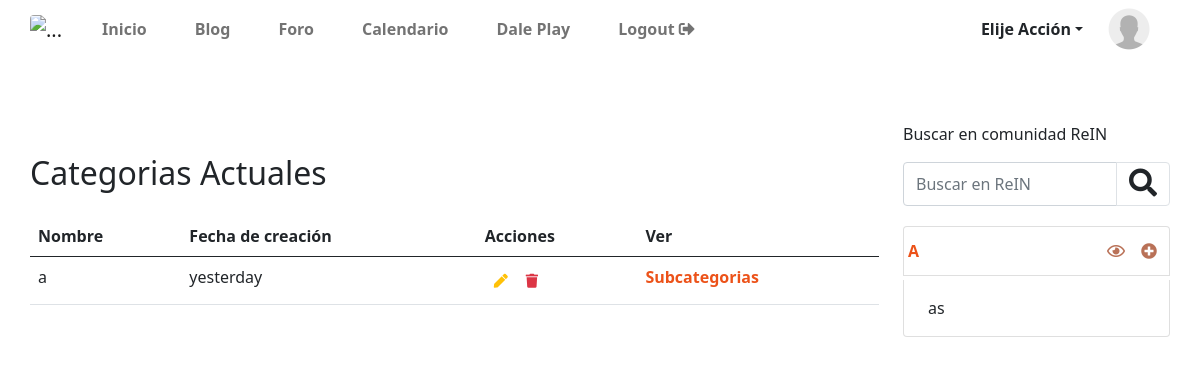
The app's page /appcategorias/listarcategorias/ (signed in) with its own data.
### apprein/models.py (models this page shows, shortened)
class perfil(models.Model):
    user = models.OneToOneField(User,on_delete=models.CASCADE)
    biografia = models.CharField(default='Bienvenido a mi perfil',max_length=140)
    imagenperfil = models.ImageField(default='perfil/userdefault.jpg', upload_to='perfil',null=True,blank=True)
    nombreempesauser = models.ForeignKey(empresasm,on_delete=models.CASCADE,related_name='nombreempresauser',null=True,blank=True, verbose_name='Elija la empresa:')
    puesto_cargo = models.CharField(max_length=140)
    class Meta:
        verbose_name='perfil'
        verbose_name_plural='perfils'

### appcategorias/models.py (models this page shows, shortened)
class categorias(models.Model):
    nombre=models.CharField(max_length=50)
    created=models.DateTimeField(auto_now_add=True)
    updated=models.DateTimeField(auto_now_add=True)
    class Meta:
        verbose_name='categoria'
        verbose_name_plural='categorias'
        ordering = ['-created']

class subcategorias(models.Model):
    categoriarel=models.ForeignKey(categorias,on_delete=models.CASCADE,null=True,blank=True,related_name='categoriasrel',verbose_name='Categoria Principal')
    nombre=models.CharField(max_length=50)
    created=models.DateTimeField(auto_now_add=True)
    updated=models.DateTimeField(auto_now_add=True)
    class Meta:
        verbose_name='subcategoria'
        verbose_name_plural='subcategorias'
        ordering = ['-created']

### appcategorias/views.py (the view)
# urls.py: path('listarcategorias/',listarcategorias.as_view(),name='listarcategorias'),
class listarcategorias(ListView):
    template_name = 'appcategorias/listarcategorias.html'
    queryset = categorias.objects.all()
    def get_context_data(self,**kwargs):#permite pasar el contexto al template
        context = super().get_context_data(**kwargs)
        context['listarcategorias'] = context['categorias_list']
        context['contador'] = 0
        return context

### apprein/context_processors.py (called while the page is built)
def data_templates(request):
    cat = categorias.objects.all()
    subcat = subcategorias.objects.all()
    blog = blogm.objects.all()
    notiblog = notificacionesblog.objects.all().count()
    notiforo = notificacionesforo.objects.all().count()
    notieventos = notificacioneseventos.objects.all().count()
    return{
        'categorias':cat,
        'subcat':subcat,
        'notificaciones':(notiblog+notiforo+notieventos)
    }

### appcategorias/templates/appcategorias/listarcategorias.html (shortened to what this page needs)
    {% extends 'apprein/plantilla.html' %}
    {% load humanize %}
    {% load static %}
    {% block content %}
      <div class="row mt-5">
          <div class="col-12">
              <h2 class="mb-4">Categorias Actuales</h2>
          </div>
          <div class="col-12">
            {% if listarcategorias %}
            <table class="table">
                <thead>
                  <tr>
                    <th scope="col">Nombre</th>
                    <th scope="col">Fecha de creación</th>
                    <th scope="col">Acciones</th>
                    <th scope="col">Ver</th>
                  </tr>
                </thead>
                <tbody>
                    {% for listadocat in listarcategorias %}
                        <tr>
                            <td>{{listadocat.nombre }}</td>
                            <td>{{listadocat.created | naturalday }}</td>
                            <td>
                                <span class="d-flex">
                                    <a onclick="abrirmodaleditarcategorias('{% url 'mostrarcategorias' listadocat.id %}')" class="btn btn-sm text-warning"><i class="fa fa-pen"></i></a>
                                    <a href="{% url 'eliminarcategorias' listadocat.id %}" class="btn btn-sm text-danger"><i class="fa fa-trash"></i></a>
                                </span>
                            </td>
                            <td><a class="text-decoration-none color-texto" href="{% url 'listarsubcategorias' listadocat.id %}">Subcategorias</a></td>
                        </tr>
                        {% endfor %}
                </tbody>
              </table>
              {% else %}
                    <div class="col-12 text-warning"><p>Aún no se han registrado categorias</p></div>
              {% endif %}
          </div>
      </div>
      {% endblock  %}

### apprein/templates/apprein/cabecera.html (shortened to what this page needs)
{% load static %}
    <nav  class="navbar navbar-expand-lg navbar-light p-0 w-100 mb-5">
      <div class="container-fluid p-0">
        <a class="navbar-brand" href="#">
          <img src="{% static 'apprein/img/logoreintres.png' %}" class="rounded"
            alt="..." width="180">
        </a>
        <div class="collapse navbar-collapse" id="navbarSupportedContent">
          <ul class="navbar-nav w-100 d-flex flex-wrap">
            {% if user.is_authenticated %}
                  <li class="nav-item mx-3 rounded-1 d-flex  {% if request.path == '/' %}active{% endif %}">
                    <a class="nav-link fw-bolder m-auto" aria-current="page" href="{% url 'home' %}">Inicio</a>
                  </li>
                  <li class="nav-item mx-3 rounded-1 d-flex {% if request.path == '/blog' %}active{% endif %}">
                    <a class="nav-link fw-bolder m-auto" href="{% url 'blog' %}">Blog</a>
                  </li>
                  <li class="nav-item mx-3 rounded-1 d-flex {% if request.path == '/foro' %}active{% endif %}">
                    <a class="nav-link fw-bolder m-auto" href="{% url 'foro' %}">Foro</a>
                  </li>
                  <li class="nav-item mx-3 rounded-1 d-flex {% if request.path == '/calendario' %}active{% endif %}">
                    <a class="nav-link fw-bolder m-auto" href="{% url 'calendario' %}">Calendario</a>
                  </li>
                  <li class="nav-item mx-3 rounded-1 d-flex {% if request.path == '/eventos' %}active{% endif %}">
                    <a class="nav-link fw-bolder m-auto" href="{% url 'eventos' %}">Dale Play</a>
                  </li>
                  <li class="nav-item mx-3 rounded-1 d-flex">
                    <a class="nav-link fw-bolder d-flex m-auto" href="{% url 'logout' %}">Logout&nbsp;<i class="fa fa-sign-out-alt m-auto"></i></a>
                  </li>
                  <li class="rounded-1 p-1 ms-auto d-flex justify-content-around align-items-center">
                      {% if request.user.username == 'administrador' %}
                        <div class="dropdown me-2">
                          <button class="btn dropdown-toggle fs-6 fw-bold" type="button" id="dropdownMenuButton1" data-bs-toggle="dropdown" aria-expanded="false">Elije Acción</button>
                        </div>
                      {% endif %}
                      <a class="text-decoration-none fs-5 fw-bolder text-capitalize d-block me-1 d-flex justify-content-center" href="{% url 'perfil' request.user.username %}"><img src="{{ request.user.perfil.imagenperfil.url }}" class="img rounded-circle me-2" width="50" height="50" alt="..." title="{{ request.user.username | capfirst }}"></a>
                      </div>
                    </div>
            {% endif %}
        </div>

### apprein/templates/apprein/snipets/apprein/sidebar.html (shortened to what this page needs)
<div class="col-12 col-lg-3">
    <p class="mt-3">Buscar en comunidad ReIN</p>
    <form action="/apprein/buscador/" method="get" class="d-flex">
        <div class="input-group mb-3">
          <input type="text" name="buscar" class="form-control" value="{{valor}}"  placeholder="Buscar en ReIN" aria-label="Recipient's username" aria-describedby="button-addon2" required>
          <button class="btn btn-outline-light border" type="submit" id="button-addon2"><i class="fas fa-search fs-3 text-dark"></i></button>
        </div>
      </form>
    {% if categorias %}
        {% for cat in categorias  %}
        <ul class="list-group">
            <li class="list-group-item d-flex my-1 justify-content-between p-1 ">
                <div class="d-flex">
                    <a href="{% url 'resultadosporcategoria' cat.id %}" class=" text-uppercase enlace m-auto fw-bold">{{cat.nombre}}</a>
                </div>
                {% if user.is_authenticated %}
                    {% if user.username == 'administrador' %}
                        <div class="d-flex justify-content-center align-items-center">
                            <a class="bg-subcategoria text-decoration-none text-end p-2 fs-6" onclick="abrirmodalcrearsubcategorias('{% url 'crearsubcategorias' %}')" role="button" data-toggle="tooltip" data-placement="top" title="Ver Categoria"><i class="far fa-eye"></i></a>
                            <a class="bg-subcategoria text-decoration-none text-end p-2 fs-6" onclick="abrirmodalcrearsubcategorias('{% url 'crearsubcategorias' %}')" role="button" data-toggle="tooltip" data-placement="top" title="Agregar Subcategorias"><i class="fas fa-plus-circle"></i></a>
                        </div>
                    {% endif %}
                {% endif %}
                    {% for subc in subcat  %}
                        {% if subc.categoriarel_id == cat.id %}
                        <li class="list-group-item"><a href="{% url 'resultadosporsubcategoria' subc.id %}" class="bg-subcat text-dark text-decoration-none d-block p-2">{{subc.nombre}}</a></li>
                        {% endif %}
                    {% endfor %}
            </li>
        </ul>
        {% endfor %}
    {% endif %}
    </div>
  </div>

### apprein/static/apprein/css/reinestilo.css (style rules this page uses)
.color-texto { color:#eb490ef3 ; font-weight: bold; }
.enlace { text-decoration: none !important; color:#eb490ef3 !important; }

### apprein/templates/apprein/snipets/apprein/sidebar.html (style rules this page uses)
.bg-subcategoria { color: #ab5637d6; }
.bg-subcat { color: #f54c0f66; }

### records on screen
categorias: nombre "a", created "yesterday", nombre "A"
subcategorias: nombre "as"
